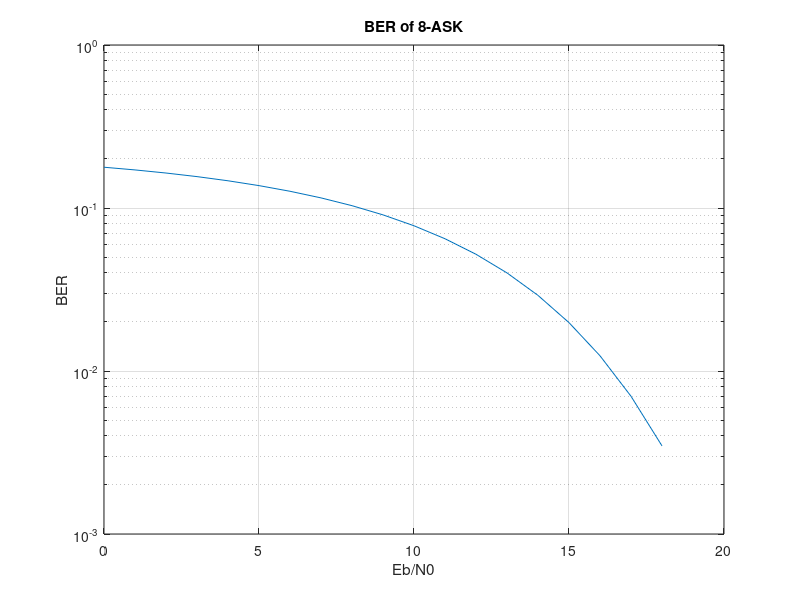

Here is the MATLAB script that generated this plot: (Note: this script raises an error after producing the figure.)
clear all; close all; clc;
k=4; nsamp=16; M=20000; L=2^k; d=3;  %k=3

%theoretical BER
EbNo=0:18;
BERtheor=(L-1)/L*erfc(sqrt(3*k/(L^2-1).*10.^(EbNo/10)))/k;
figure()
semilogy(EbNo,BERtheor);
grid on;
title("BER of 8-ASK");
xlabel("Eb/N0"); ylabel("BER");
hold on;

%simulation
BER=zeros(1,18);
for n=0:17
    BER(n+1)=ask_errors_2(k,M,nsamp,n,d)/M/k;
end
plot(0:17,BER,'*')
legend("theoretical","simulated")